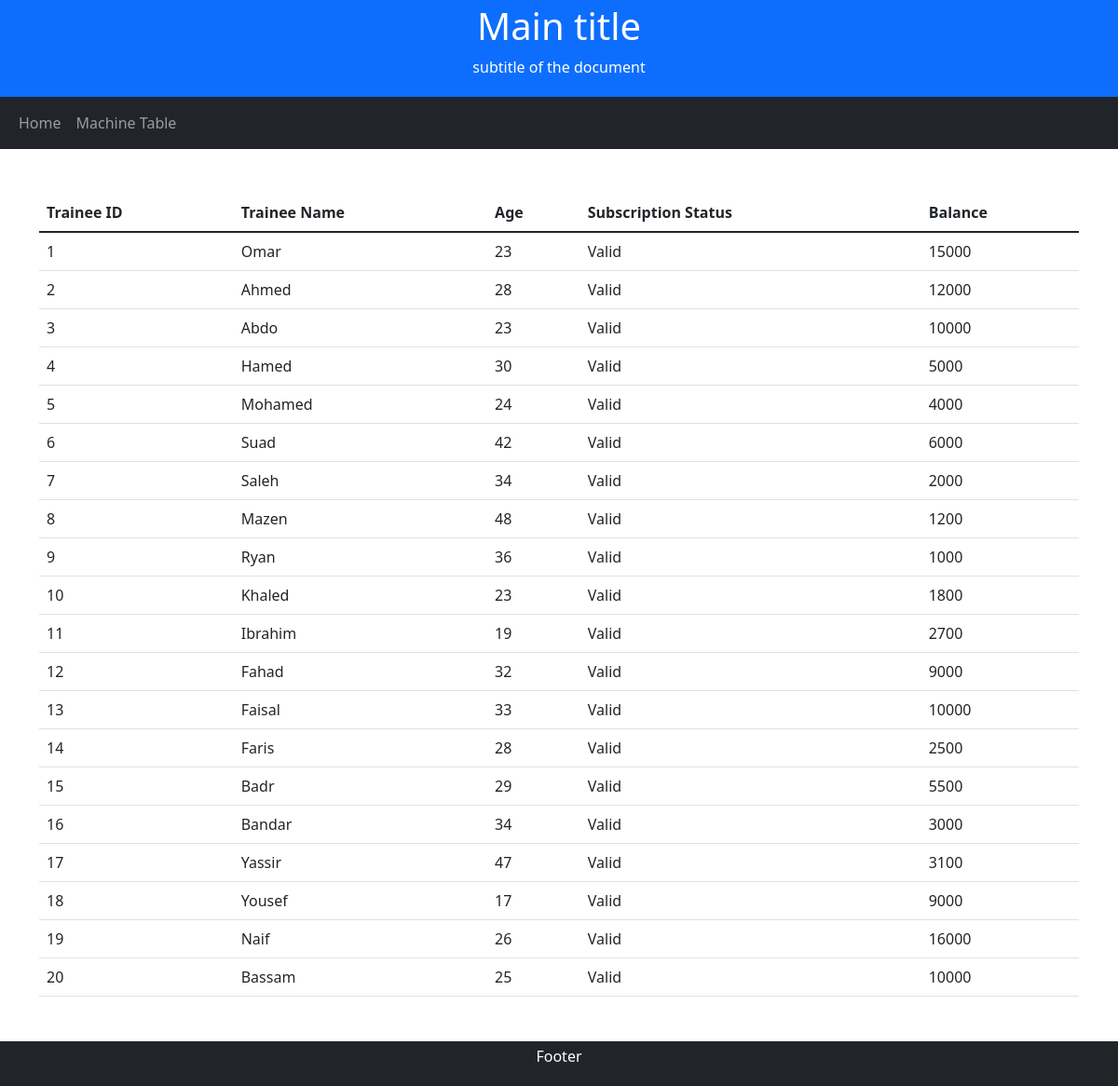
Screenshot of /trainee_list_url with the database file from the repository.
### tables this page shows
CREATE TABLE "Trainee" (
	"TID"	INTEGER,
	"TName"	TEXT NOT NULL,
	"TPass"	TEXT NOT NULL,
	"TAge"	INTEGER NOT NULL,
	"Sub_Status"	TEXT NOT NULL DEFAULT 'Valid',
	"Balance"	INTEGER,
	PRIMARY KEY("TID" AUTOINCREMENT)
);

### app.py (the view)
@app.route('/trainee_list_url')
def TraineeTable():
    error, data = TraineeList()
    if error == "":
        return render_template("TraineesList.html", value=data)
    else:
        return render_template("TraineesList.html", result=error)

### GYMDB.py (called while the page is built)
def TraineeList():
    error = ""
    data = ""
    try:
        conn = sqlite3.connect(db_path)
        cur = conn.cursor()
        cur.execute("select TID,TName,TAge,Sub_Status,Balance from Trainee")
        conn.commit()
        data = cur.fetchall()
    except Exception as ex:
        error = ex
    return error, data

### templates/TraineesList.html (shortened to what this page needs)
<!DOCTYPE html>
<html lang="en">
<head>
    <link href="https://cdn.jsdelivr.net/npm/bootstrap@5.1.2/dist/css/bootstrap.min.css" rel="stylesheet">
</head>
<body>
<div class="p-1 bg-primary text-white text-center">
    <h1>Main title</h1>
    <p>subtitle of the document</p>
</div>
<nav class="navbar navbar-expand-sm bg-dark navbar-dark">
    <div class="container-fluid">
        <ul class="navbar-nav">
            <li class="nav-item">
                <a class="nav-link " href="{{ url_for('CoachGate')}}" >Home</a>
            </li>
            <li class="nav-item">
                <a class="nav-link" href="{{ url_for('MachineTable')}}">Machine Table</a>
            </li>
        </ul>
    </div>
</nav>
<div class="container mt-5">
    <table class="table table-hover">
        <thead>
        <tr>
            <th>Trainee ID</th>
            <th>Trainee Name</th>
            <th>Age</th>
            <th>Subscription Status</th>
            <th>Balance</th>
        </tr>
        </thead>
        <tbody>
        {% for row in value %}
        <tr>
            <td>{{row[0]}}</td>
            <td>{{row[1]}}</td>
            <td>{{row[2]}}</td>
            <td>{{row[3]}}</td>
            <td>{{row[4]}}</td>
        </tr>
        {% endfor %}
        </tbody>
    </table>
</div>
<div class="mt-5 p-1 bg-dark text-white text-center">
    <p>Footer</p>
</div>
</body>
</html>

### rows the page displays
Trainee: TID "1", TName "Omar", TAge "23", Sub_Status "Valid", Balance "15000"
Trainee: TID "2", TName "Ahmed", TAge "28", Sub_Status "Valid", Balance "12000"
Trainee: TID "3", TName "Abdo", TAge "23", Sub_Status "Valid", Balance "10000"
Trainee: TID "4", TName "Hamed", TAge "30", Sub_Status "Valid", Balance "5000"
Trainee: TID "5", TName "Mohamed", TAge "24", Sub_Status "Valid", Balance "4000"
Trainee: TID "6", TName "Suad", TAge "42", Sub_Status "Valid", Balance "6000"
Trainee: TID "7", TName "Saleh", TAge "34", Sub_Status "Valid", Balance "2000"
Trainee: TID "8", TName "Mazen", TAge "48", Sub_Status "Valid", Balance "1200"
Trainee: TID "9", TName "Ryan", TAge "36", Sub_Status "Valid", Balance "1000"
Trainee: TID "10", TName "Khaled", TAge "23", Sub_Status "Valid", Balance "1800"
Trainee: TID "11", TName "Ibrahim", TAge "19", Sub_Status "Valid", Balance "2700"
Trainee: TID "12", TName "Fahad", TAge "32", Sub_Status "Valid", Balance "9000"
Trainee: TID "13", TName "Faisal", TAge "33", Sub_Status "Valid", Balance "10000"
Trainee: TID "14", TName "Faris", TAge "28", Sub_Status "Valid", Balance "2500"
Trainee: TID "15", TName "Badr", TAge "29", Sub_Status "Valid", Balance "5500"
Trainee: TID "16", TName "Bandar", TAge "34", Sub_Status "Valid", Balance "3000"
Trainee: TID "17", TName "Yassir", TAge "47", Sub_Status "Valid", Balance "3100"
Trainee: TID "18", TName "Yousef", TAge "17", Sub_Status "Valid", Balance "9000"
Trainee: TID "19", TName "Naif", TAge "26", Sub_Status "Valid", Balance "16000"
Trainee: TID "20", TName "Bassam", TAge "25", Sub_Status "Valid", Balance "10000"
